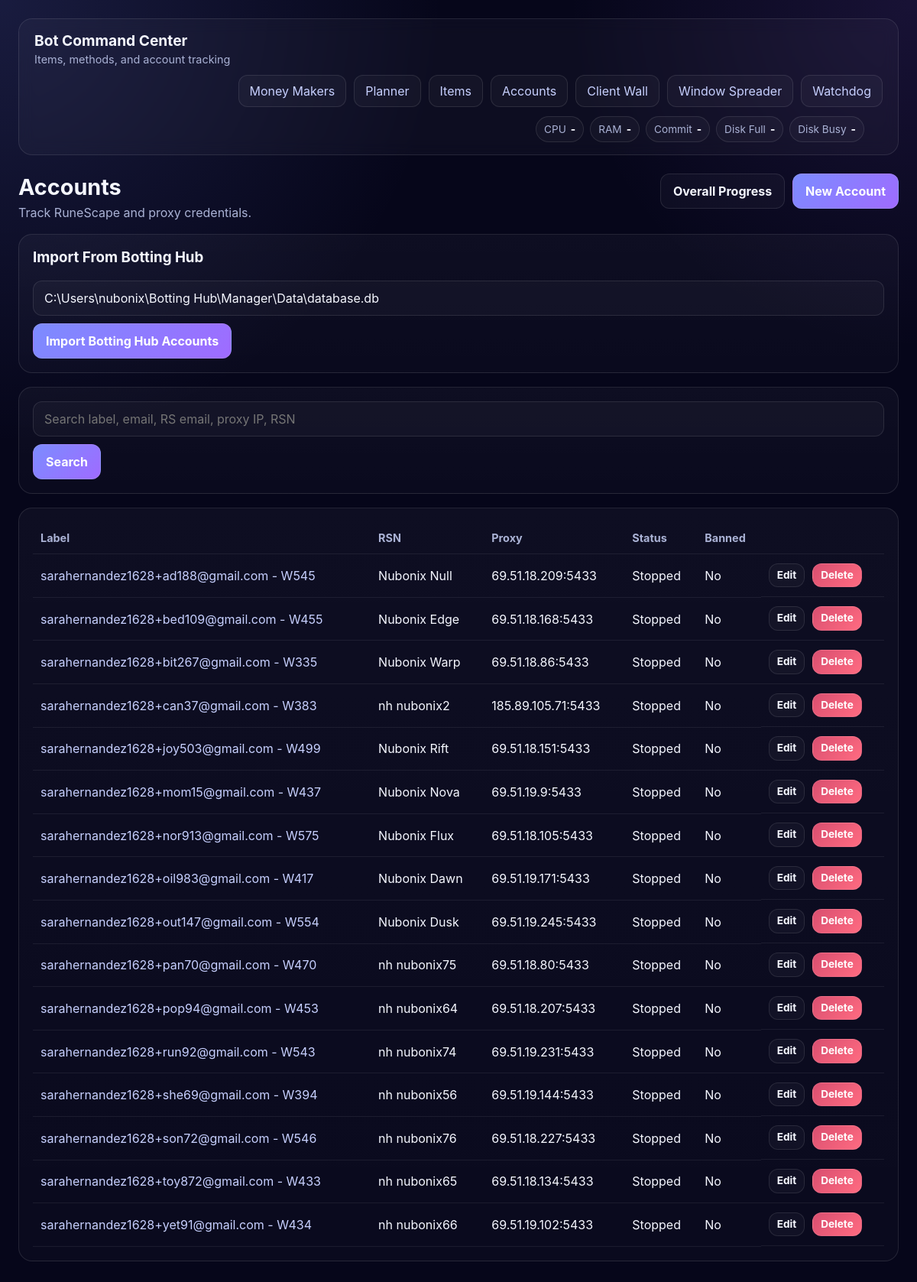
Page /accounts on the earlier database version.
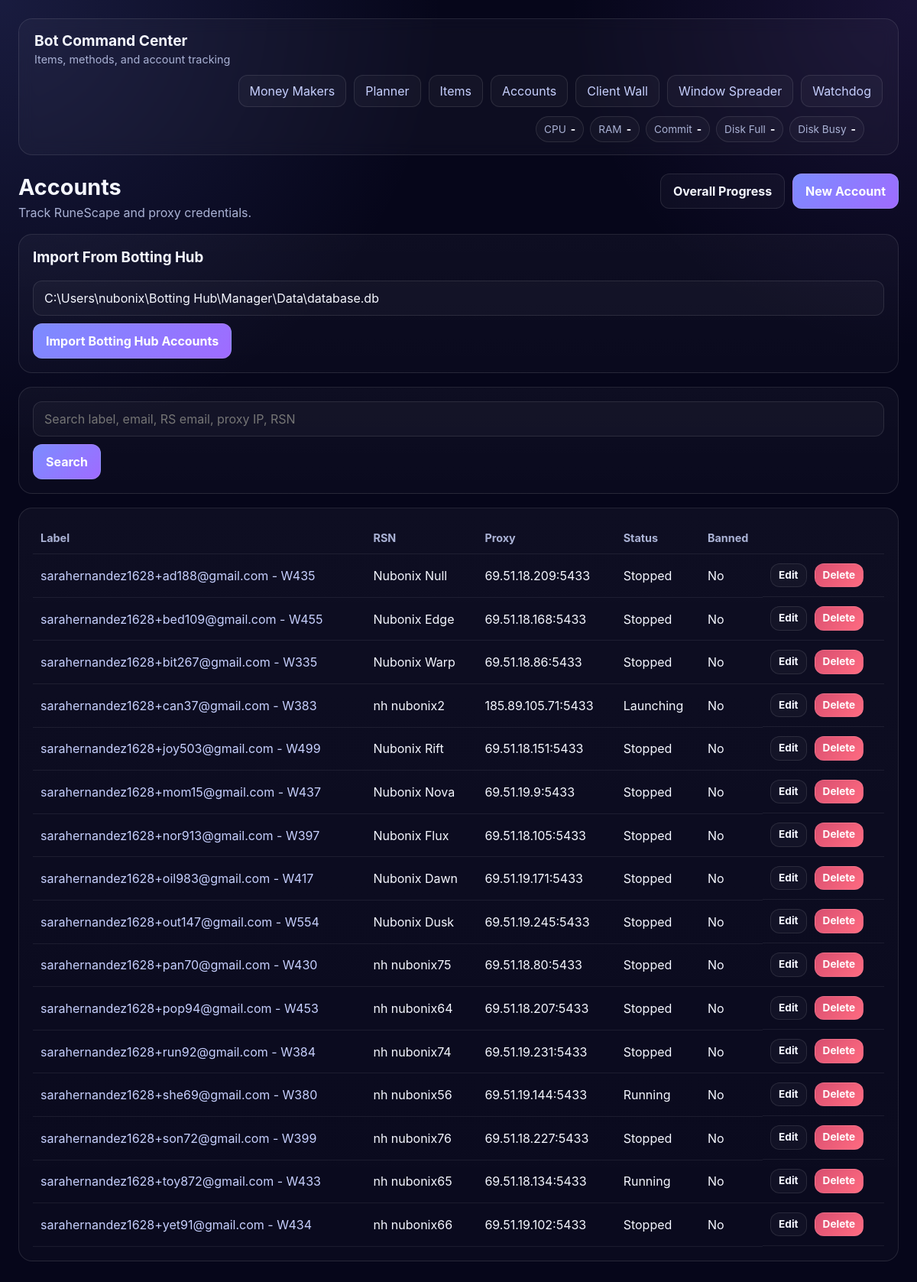
Same page on the later database version.
### app/models.py (models this page shows)
class Account(Base):
    __tablename__ = "account"
    id: Mapped[int] = mapped_column(primary_key=True)
    label: Mapped[str] = mapped_column(String(255), index=True)
    email_address: Mapped[Optional[str]] = mapped_column(String(255), nullable=True)
    email_password: Mapped[Optional[str]] = mapped_column(String(255), nullable=True)
    rs_email: Mapped[Optional[str]] = mapped_column(String(255), nullable=True)
    rs_password: Mapped[Optional[str]] = mapped_column(String(255), nullable=True)
    rsn: Mapped[Optional[str]] = mapped_column(String(255), nullable=True)
    proxy_ip: Mapped[Optional[str]] = mapped_column(String(255), nullable=True)
    proxy_port: Mapped[Optional[str]] = mapped_column(String(50), nullable=True)
    proxy_username: Mapped[Optional[str]] = mapped_column(String(255), nullable=True)
    proxy_password: Mapped[Optional[str]] = mapped_column(String(255), nullable=True)
    notes: Mapped[Optional[str]] = mapped_column(Text, nullable=True)
    botting_hub_config_id: Mapped[Optional[int]] = mapped_column(Integer, nullable=True, unique=True, index=True)
    botting_hub_account_id: Mapped[Optional[int]] = mapped_column(Integer, nullable=True, index=True)
    botting_hub_proxy_id: Mapped[Optional[int]] = mapped_column(Integer, nullable=True, index=True)
    world: Mapped[Optional[int]] = mapped_column(Integer, nullable=True)
    status: Mapped[Optional[str]] = mapped_column(String(50), nullable=True)
    banned: Mapped[bool] = mapped_column(default=False, server_default="0")
    created_at: Mapped[datetime] = mapped_column(
        DateTime(timezone=True),
        server_default=func.now(),
    )
    updated_at: Mapped[datetime] = mapped_column(
        DateTime(timezone=True),
        server_default=func.now(),
        onupdate=func.now(),
    )
    plan_assignments: Mapped[list["AccountPlanAssignment"]] = relationship(
        back_populates="account",
        cascade="all, delete-orphan",
    )
    progress: Mapped[Optional["AccountProgress"]] = relationship(
        back_populates="account",
        cascade="all, delete-orphan",
        uselist=False,
    )
    goals: Mapped[list["AccountGoal"]] = relationship(
        back_populates="account",
        cascade="all, delete-orphan",
    )
    expenses: Mapped[list["AccountExpense"]] = relationship(
        back_populates="account",
        cascade="all, delete-orphan",
    )

### app/main.py (the view)
@app.get("/accounts", response_class=HTMLResponse)
def list_accounts(request: Request, q: str = "", session: Session = Depends(get_session)):
    statement = select(Account).order_by(Account.label)
    if q.strip():
        like = f"%{q.strip()}%"
        statement = (
            select(Account)
            .where(
                or_(
                    Account.label.ilike(like),
                    Account.email_address.ilike(like),
                    Account.rs_email.ilike(like),
                    Account.proxy_ip.ilike(like),
                )
            )
            .order_by(Account.label)
        )
    accounts = session.scalars(statement).all()
    return templates.TemplateResponse(
        request,
        "accounts.html",
        {
            "request": request,
            "accounts": accounts,
            "q": q,
            "message": request.query_params.get("message"),
        },
    )

### app/templates/accounts.html
{% extends "base.html" %}
{% block content %}
<div class="page-header">
    <div>
        <h2>Accounts</h2>
        <p>Track RuneScape and proxy credentials.</p>
    </div>
    <div class="actions">
        <a href="/accounts/progress"><button type="button" class="secondary">Overall Progress</button></a>
        <a href="/accounts/new"><button type="button">New Account</button></a>
    </div>
</div>
<div class="card">
    <h3 style="margin-top: 0;">Import From Botting Hub</h3>
    <form action="/accounts/import-botting-hub" method="post" class="inline-form">
        <input
            type="text"
            name="db_path"
            value="C:\Users\nubonix\Botting Hub\Manager\Data\database.db"
            placeholder="Botting Hub database path"
            style="min-width: 460px;"
            required
        >
        <button type="submit">Import Botting Hub Accounts</button>
    </form>
</div>
<div class="card">
    <form method="get" action="/accounts" class="inline-form">
        <input type="text" name="q" value="{{ q }}" placeholder="Search label, email, RS email, proxy IP, RSN">
        <button type="submit">Search</button>
    </form>
</div>
<div class="card">
    <table>
        <thead>
            <tr>
                <th>Label</th>
                <th>RSN</th>
                <th>Proxy</th>
                <th>Status</th>
                <th>Banned</th>
                <th></th>
            </tr>
        </thead>
        <tbody>
            {% for account in accounts %}
            <tr>
                <td><a href="/accounts/{{ account.id }}">{{ account.label }}</a></td>
                <td>{{ account.rsn or "-" }}</td>
                <td>
                    {% if account.proxy_ip %}
                        {{ account.proxy_ip }}{% if account.proxy_port %}:{{ account.proxy_port }}{% endif %}
                    {% else %}
                        -
                    {% endif %}
                </td>
                <td>{{ account.status or "-" }}</td>
                <td>{% if account.banned %}Yes{% else %}No{% endif %}</td>
                <td class="actions">
                    <a href="/accounts/{{ account.id }}/edit">
                        <button type="button" class="secondary tiny-btn">Edit</button>
                    </a>
                    <form action="/accounts/{{ account.id }}/delete" method="post" onsubmit="return confirm('Delete this account?');">
                        <button type="submit" class="danger tiny-btn">Delete</button>
                    </form>
                </td>
            </tr>
            {% else %}
            <tr>
                <td colspan="6">No accounts yet.</td>
            </tr>
            {% endfor %}
        </tbody>
    </table>
</div>
{% endblock %}

Differences in the rows shown:
changed Account "Nubonix Null": label "sarahernandez1628+ad188@gmail.com - W545" → "sarahernandez1628+ad188@gmail.com - W435"
changed Account "sarahernandez1628+can37@gmail.com - W383": status "Stopped" → "Launching"
changed Account "Nubonix Flux": label "sarahernandez1628+nor913@gmail.com - W575" → "sarahernandez1628+nor913@gmail.com - W397"
changed Account "nh nubonix75": label "sarahernandez1628+pan70@gmail.com - W470" → "sarahernandez1628+pan70@gmail.com - W430"
changed Account "nh nubonix74": label "sarahernandez1628+run92@gmail.com - W543" → "sarahernandez1628+run92@gmail.com - W384"
changed Account "nh nubonix56": label "sarahernandez1628+she69@gmail.com - W394" → "sarahernandez1628+she69@gmail.com - W380"; status "Stopped" → "Running"
changed Account "nh nubonix76": label "sarahernandez1628+son72@gmail.com - W546" → "sarahernandez1628+son72@gmail.com - W399"
changed Account "sarahernandez1628+toy872@gmail.com - W433": status "Stopped" → "Running"
